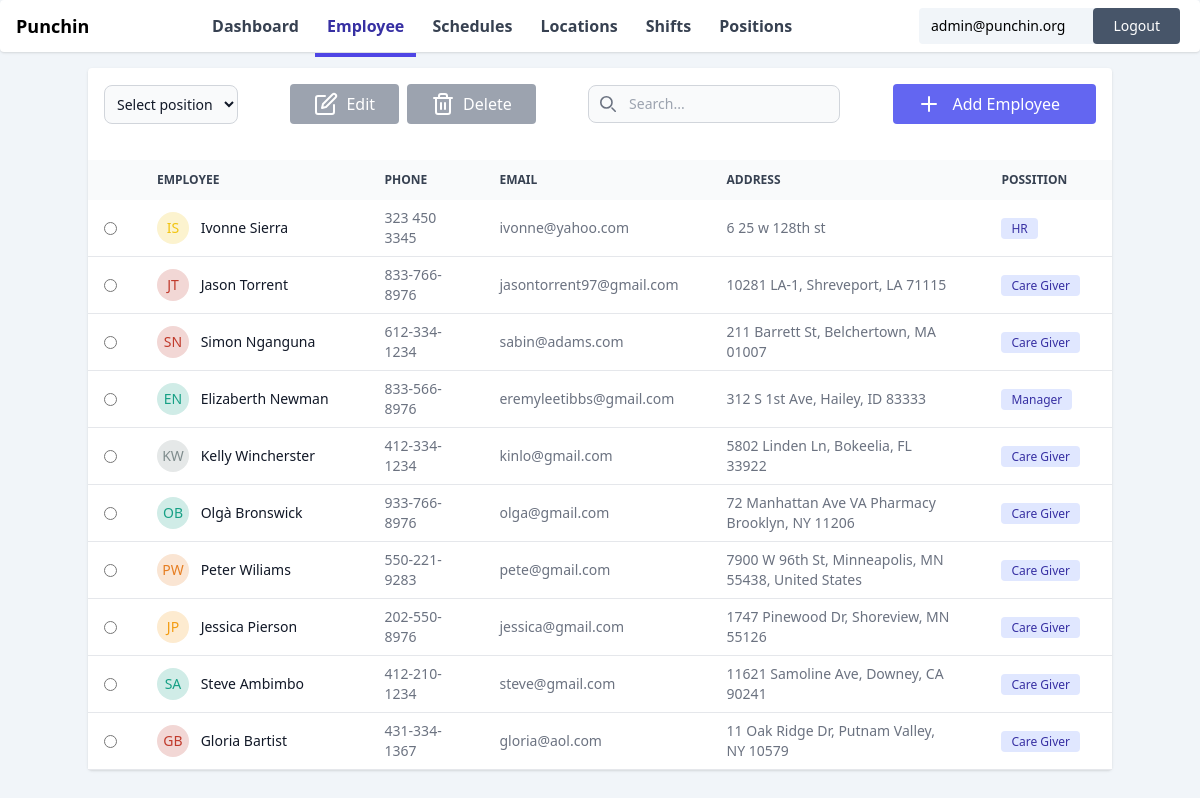
The page /dashboard/employees/ (signed in) on the database as committed earlier.
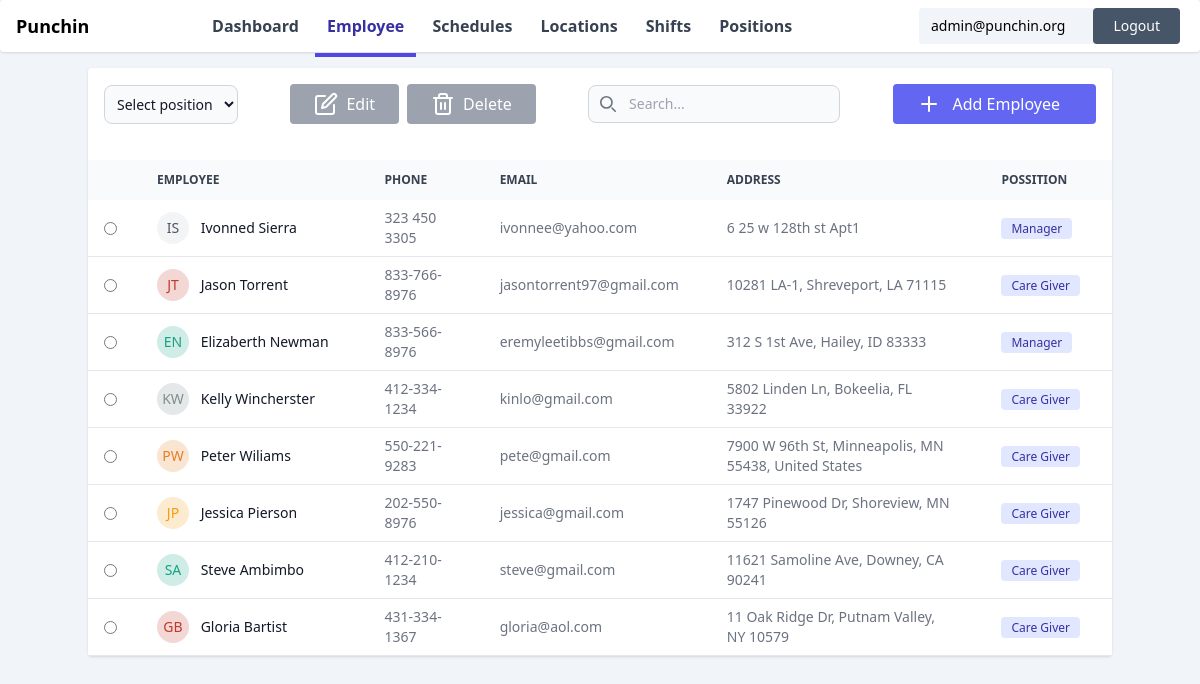
The same page on the database as committed later.
### core/models.py (models this page shows, shortened)
class Employee(models.Model):
    user = models.OneToOneField(User, on_delete=models.CASCADE, related_name='employee')
    organization = models.ForeignKey('Organization', on_delete=models.CASCADE, related_name='employees')
    avatar = models.ImageField(upload_to='employees/avatars/', blank=True, null=True)
    phone_number = models.CharField(max_length=50, blank=True)
    address = models.CharField(blank=True, max_length=255)
    primary_color = models.CharField(blank=True, max_length=25)
    secondary_color = models.CharField(blank=True, max_length=25)
    position = models.ForeignKey(Position, on_delete=models.CASCADE)
    hourly_rate = models.DecimalField(max_digits=10, decimal_places=2, default=15.00)
    overtime_hourly_rate = models.DecimalField(max_digits=10, decimal_places=2, default=22.50)
    is_active = models.BooleanField(default=True)

class Position(models.Model):
    name = models.CharField(max_length=100)
    description = models.TextField( null=True, blank=True)
    organization = models.ForeignKey(Organization, on_delete=models.CASCADE, related_name='positions')
    def __str__(self):
        return self.name

### core/views.py (the view)
# urls.py: path('dashboard/employees/', views.employees_list_view, name='employees'),
@login_required
@get_organization
def employees_list_view(request, organization):
    employees = organization.employees.all()
    return render(request, 'dashboard/employees.html', {'organization': organization,'nav_items': nav_items,'employees': employees})

### core/templatetags/custom_filters.py (called while the page is built)
@register.filter
def get_initials(value):
    words = value.split()
    initials = [words[0][0].upper()]
    if len(words) > 1:
        initials.append(words[-1][0].upper())
    return ''.join(initials)

### core/views.py (called while the page is built)
def get_organization(view_func):
    @wraps(view_func)
    def wrapper(request, *args, **kwargs):
        user = request.user
        try:
            organization = user.admin_of
            kwargs['organization'] = organization
        except Organization.DoesNotExist:
            return redirect('punch_in_out')
        return view_func(request, *args, **kwargs)
    return wrapper

### core/templates/dashboard/employees.html (shortened to what this page needs)
{% extends './main.html' %}
{% load custom_filters %}
{% block body %}
<div id="employeeApp">
    <div class="container rounded bg-white mt-4 shadow min-h-96">
        <div class="header mb-5 text-center p-4 flex justify-between items-center">
            <div>
                <select id="small"
                    class="block w-full p-2 text-sm text-gray-900 border border-gray-300 rounded-lg bg-gray-50 focus:ring-blue-500 focus:border-blue-500">
                    <option selected>Select position</option>
                </select>
            </div>
            <div class="flex gap-2" v-show="selectedEmployee">
                <button href="#updateEmployeeModal" class="bg-gray-400 text-white hover:bg-slate-700 flex items-center space-x-2 px-6 py-2 rounded" id="openModal" onclick="openModal('updateEmployeeModal')">
                  <span data-feather="edit"></span>
                  <span>Edit</span>
                </button>
                <form action="{% url 'delete_employee' %}" method="post">
                    <button type="submit" class="bg-gray-400 text-white hover:bg-slate-700 flex items-center space-x-2 px-6 py-2 rounded" onclick="deleteEmployee(event)">
                    <span data-feather="trash-2"></span>
                    <span>Delete</span>
                    </button>
                </form>
              </div>
            <div class="relative">
                <div class="absolute inset-y-0 start-0 flex items-center ps-3 pointer-events-none">
                </div>
                <input type="text"
                    class="block w-full p-2 ps-10 text-sm text-gray-900 border border-gray-300 rounded-lg bg-gray-50 focus:ring-blue-500 focus:border-blue-500" id="searchInput"
                    placeholder="Search...">
            </div>
            <button href="#addEmployeeModal"
                class="bg-indigo-500 text-white hover:indigo-900 px-6 py-2 rounded flex justify-between" id="openModal"
                onclick="openModal('employeeModal')"><span data-feather="plus"></span> <span class="mx-3">Add
                    Employee</span></button>
        </div>
        <div class="body">
            <div class="relative overflow-x-auto">
                <table class="w-full text-sm text-left rtl:text-right text-gray-500" id="employeeTable">
                    <thead class="text-xs text-gray-700 uppercase bg-gray-50">
                        <tr>
                            <th scope="col" class="p-4">
                            </th>
                            <th scope="col" class="px-6 py-3">
                                Employee
                            </th>
                            <th scope="col" class="px-6 py-3">
                                Phone
                            </th>
                            <th scope="col" class="px-6 py-3">
                                Email
                            </th>
                            <th scope="col" class="px-6 py-3">
                                Address
                            </th>
                            <th scope="col" class="px-6 py-3">
                                Possition
                            </th>
                        </tr>
                    </thead>
                    <tbody>
                        {% for employee in employees %}
                        <tr class="bg-white border-b text-sm ">
                            <td class="w-4 p-4">
                                <div class="flex items-center">
                                    <input id="checkbox-table-search-1" type="radio" name="emp"
                                        class=" text-blue-600 bg-gray-100 border-gray-300 rounded focus:ring-blue-500" @change="selectEmployee({
                                            first_name:'{{employee.user.first_name}}',
                                            last_name:'{{employee.user.last_name}}',
                                            email:'{{employee.user.email}}',
                                            phone_number:'{{employee.phone_number}}',
                                            address:'{{employee.address}}',
                                            position:{id:'{{employee.position.id}}',name:'{{employee.position}}'},
                                            id:'{{employee.id}}',
                                            hourly_rate:'{{employee.hourly_rate}}',
                                            overtime_hourly_rate:'{{employee.overtime_hourly_rate}}'
                                        })"/>
                                </div>
                            </td>
                            <td scope="row" class="px-6 py-2 font-medium text-gray-900 whitespace-nowrap">
                                <div class="relative inline-flex items-center justify-center w-8 h-8 overflow-hidden bg-gray-100 rounded-full"
                                    style="background-color:{{employee.primary_color}}">
                                    <span class="font-medium text-gray-600 " style='color:{{employee.secondary_color}}'>
                                        {{employee.user.get_full_name | get_initials}}
                                    </span>
                                </div>
                                <span class="p-2">{{employee.user.get_full_name}}</span>
                            </td>
                            <td class="px-6 py-2">
                                {{employee.phone_number}}
                            </td>
                            <td class="px-6 py-2">
                                {{employee.user.email}}
                            </td>
                            <td class="px-6 py-2">
                                {{employee.address}}
                            </td>
                            <td class="px-6 py-2">
                                <span
                                    class="bg-indigo-100 text-indigo-800 text-xs font-medium me-2 px-2.5 py-0.5 rounded whitespace-nowrap">
                                    {{employee.position}}</span>
                            </td>
                        </tr>
                        {% endfor %}
                    </tbody>
                </table>
            </div>
        </div>
    </div>
</div>
<br>
{% endblock %}

### core/templates/dashboard/main.html (shortened to what this page needs)
{% extends 'base.html' %}
{% block content %}
<div class="w-full">
    <div id="navbar" class="rounded flex justify-between items-center p-1 bg-white shadow w-full px-4">
        <div class="logo">
            <a href="/">
                <h1 class="font-bold text-lg">Punchin</h1>
            </a>
        </div>
        <div id="menu-items">
                {% for nav_item in nav_items %}
                    <a href="/dashboard/{{nav_item.link}}"  class="py-4 px-3 text-gray-700 nav_link hover:text-salte-800 hover:border-slate-600 font-semibold hover:border-b-4">{{ nav_item.name }}</a>
                {% endfor %}
        </div>
        <div class="form-inline p-1 rounded">
            <form action="{% url 'logout' %}" method="post" class="flex items-center bg-slate-100 rounded">
                <span class="mr-4 text-sm px-3">{{ request.user.email }}</span>
                <button type="submit" class="p-2 bg-slate-600 text-white rounded hover:bg-red-600 px-5 text-sm">Logout</button>
            </form>
        </div>
    </div>
    <div class="flex w-full justify-center">
        {% block body %}{% endblock %}
    </div>
</div>
{% endblock content %}

### core/templates/base.html (shortened to what this page needs)
{% load static %}
<!DOCTYPE html>
<html lang="en">
<head>
    <script src="https://cdn.tailwindcss.com"></script>
</head>
<body class="flex justify-center w-full h-screen bg-slate-100">
    {% block content %}{% endblock %}
</body>
</html>

Rows that differ between the two databases and show on the page:
removed Employee: user.get_full_name|get_initials "SN", user.get_full_name "Simon Nganguna", phone_number "612-334-1234", user.email "sabin@adams.com", address "211 Barrett St, Belchertown, MA 01007", position "Care Giver", primary_color "#F2D7D5" (drawn), secondary_color "#C0392B" (drawn)
removed Employee: user.get_full_name|get_initials "OB", user.get_full_name "Olgà Bronswick", phone_number "933-766-8976", user.email "olga@gmail.com", address "72 Manhattan Ave VA Pharmacy Brooklyn, NY 11206", position "Care Giver", primary_color "#D0ECE7" (drawn), secondary_color "#16A085" (drawn)
changed Employee "IS": primary_color "#FCF3CF" → empty (drawn); secondary_color "#F1C40F" → empty (drawn); user.get_full_name "Ivonne Sierra" → "Ivonned Sierra"; phone_number "323 450 3345" → "323 450 3305"; user.email "ivonne@yahoo.com" → "ivonnee@yahoo.com"; address "6 25 w 128th st" → "6 25 w 128th st Apt1"; position "HR" → "Manager"
